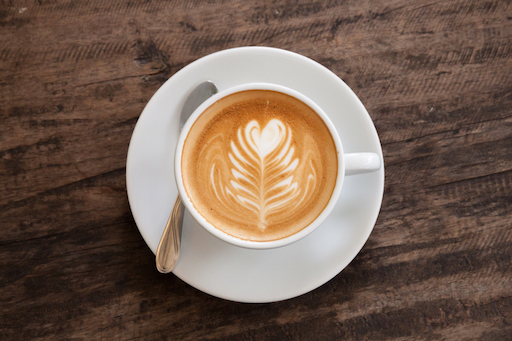
#> input picture Python scientific stack Exercise Files/Ch10/10_04/coffee.jpg, 512 x 341 px
$ jupyter execute --allow-errors 10_04.ipynb   (shell and % lines are left out)
#> lines starting #> are read from the running program, lines starting #| are printed output that depends on the picture; after the words box and inside, x2 and y2 are one past the last pixel; in counts of white or black regions, pixels touching at a corner belong together
[cell 1]
import cv2

[cell 2]
img = cv2.imread('coffee.jpg')
#> img is the input picture: shape (341, 512, 3); mean B, G, R 82.9, 96.6, 118.4

[cell 3]
type(img)

[cell 4]
img.shape
#> Out = (341, 512, 3)

[cell 5]
import matplotlib.pyplot as plt

[cell 6]
plt.imshow(img)

[cell 7]
plt.imshow(cv2.cvtColor(img, cv2.COLOR_BGR2RGB))

[cell 8]
gray = cv2.cvtColor(img, cv2.COLOR_BGR2GRAY)
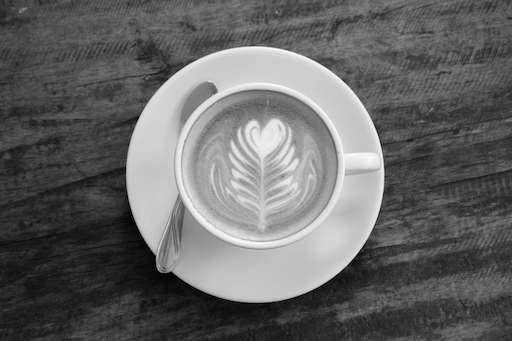
#> gray: shape (341, 512); min 0, max 254, mean 101.6
plt.imshow(gray)

[cell 9]
plt.imshow(gray, cmap=plt.cm.gray)

[cell 10]
edges = cv2.Canny(gray, 200, 300)
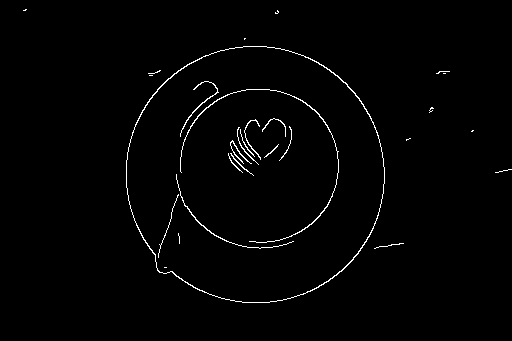
#> edges: shape (341, 512); 1.3% white in thin lines or dots, all inside (x1, y1, x2, y2) = (23, 9, 512, 303)

[cell 11]
plt.imshow(edges, cmap=plt.cm.gray)

[cell 12]
img = cv2.imread('child.jpg')
#> (the rest of this cell did not finish here and is left out)

[cell 13]
import sys
fname = '{}/share/OpenCV/haarcascades/haarcascade_frontalcatface.xml'.format(sys.prefix)
model = cv2.CascadeClassifier(fname)

[cell 14]
faces = model.detectMultiScale(gray, scaleFactor=1.1, minNeighbors=5, minSize=(500, 500))
#> faces = ()

[cell 15]
faces

[cell 16]
img = cv2.imread('child.jpg')
for (x, y, w, h) in faces:
    cv2.rectangle(img, (x, y), (x+w, y+h), (0, 255, 255), 50)
#> this loop made 0 passes
#> (the rest of this cell did not finish here and is left out)

$ run again, with Python_Essential_Libraries/Exercise Files/Pillow/ImagesArchive/BlueDigital.jpeg copied over Python scientific stack Exercise Files/Ch10/10_04/coffee.jpg
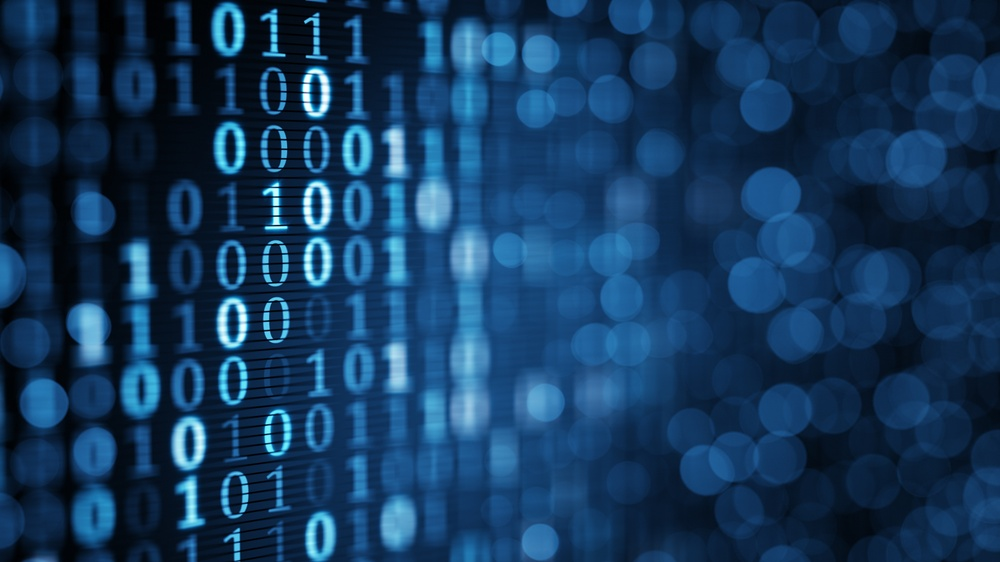
#> input picture Python_Essential_Libraries/Exercise Files/Pillow/ImagesArchive/BlueDigital.jpeg, 1000 x 562 px, shrunk from 4096 x 2304 before the run
#> img is the input picture: shape (562, 1000, 3); mean B, G, R 93.1, 57, 20
#> `gray = cv2.cvtColor(img, cv2.COLOR_BGR2GRAY)`:
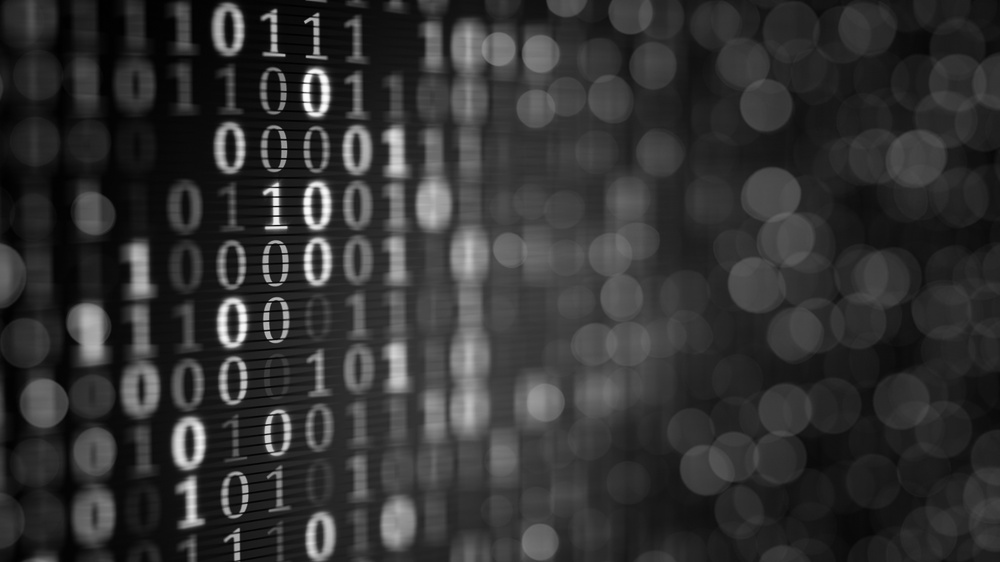
#> gray: shape (562, 1000); min 0, max 254, mean 50
#> `edges = cv2.Canny(gray, 200, 300)`:
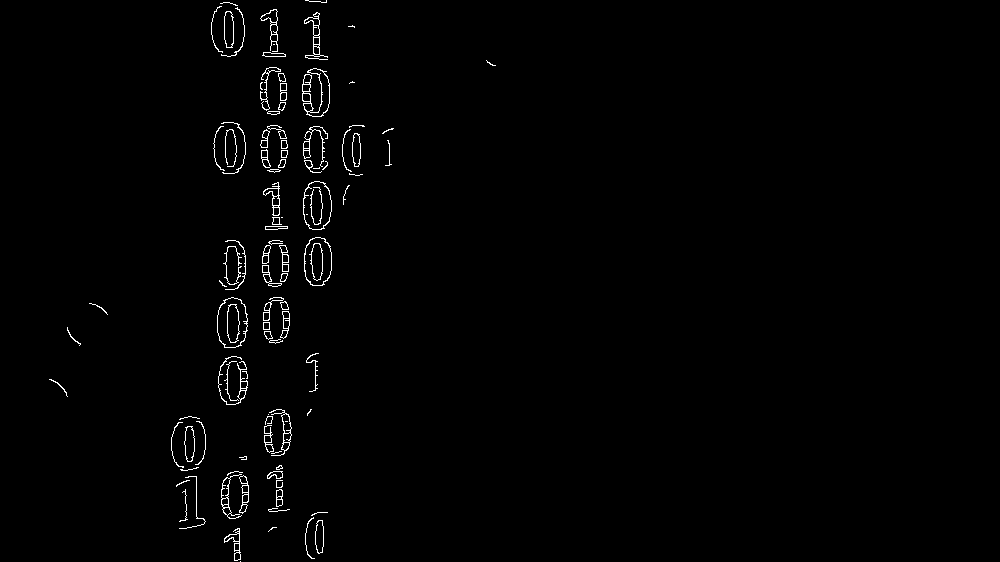
#> edges: shape (562, 1000); 1.1% white in thin lines or dots, all inside (x1, y1, x2, y2) = (49, 0, 496, 562)
#> faces = ()

$ run again, with Python_Essential_Libraries/Exercise Files/Pillow/ImagesArchive/BrainHand.jpeg copied over Python scientific stack Exercise Files/Ch10/10_04/coffee.jpg
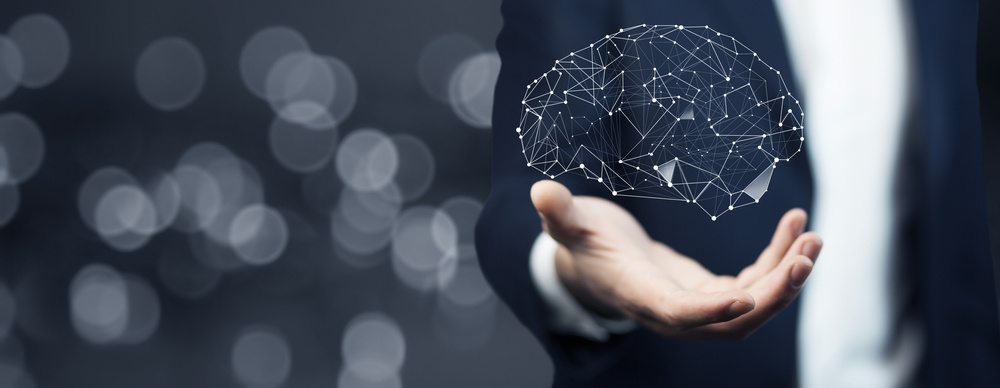
#> input picture Python_Essential_Libraries/Exercise Files/Pillow/ImagesArchive/BrainHand.jpeg, 1000 x 388 px, shrunk from 5616 x 2179 before the run
#> img is the input picture: shape (388, 1000, 3); mean B, G, R 90.2, 77.5, 70.9
#> `gray = cv2.cvtColor(img, cv2.COLOR_BGR2GRAY)`:
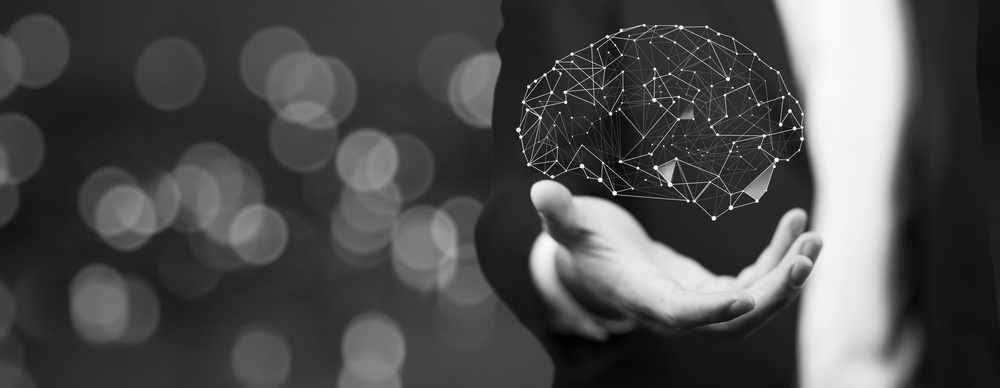
#> gray: shape (388, 1000); min 0, max 254, mean 77
#> `edges = cv2.Canny(gray, 200, 300)`:
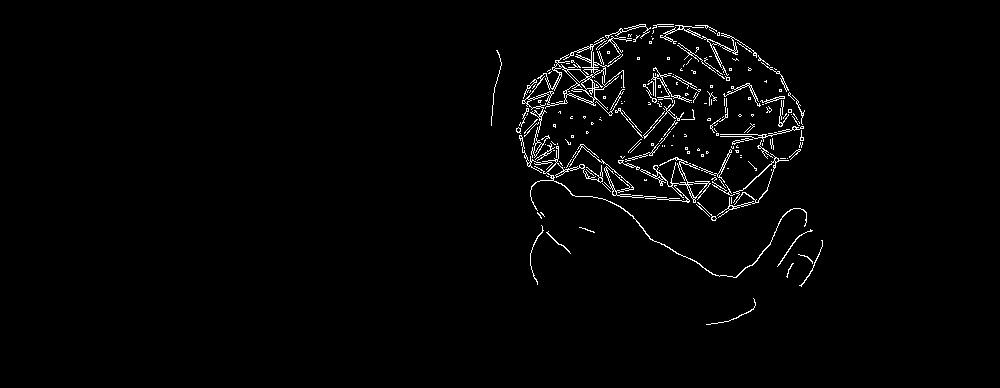
#> edges: shape (388, 1000); 1.8% white in thin lines or dots, all inside (x1, y1, x2, y2) = (491, 24, 823, 325)
#> faces = ()
